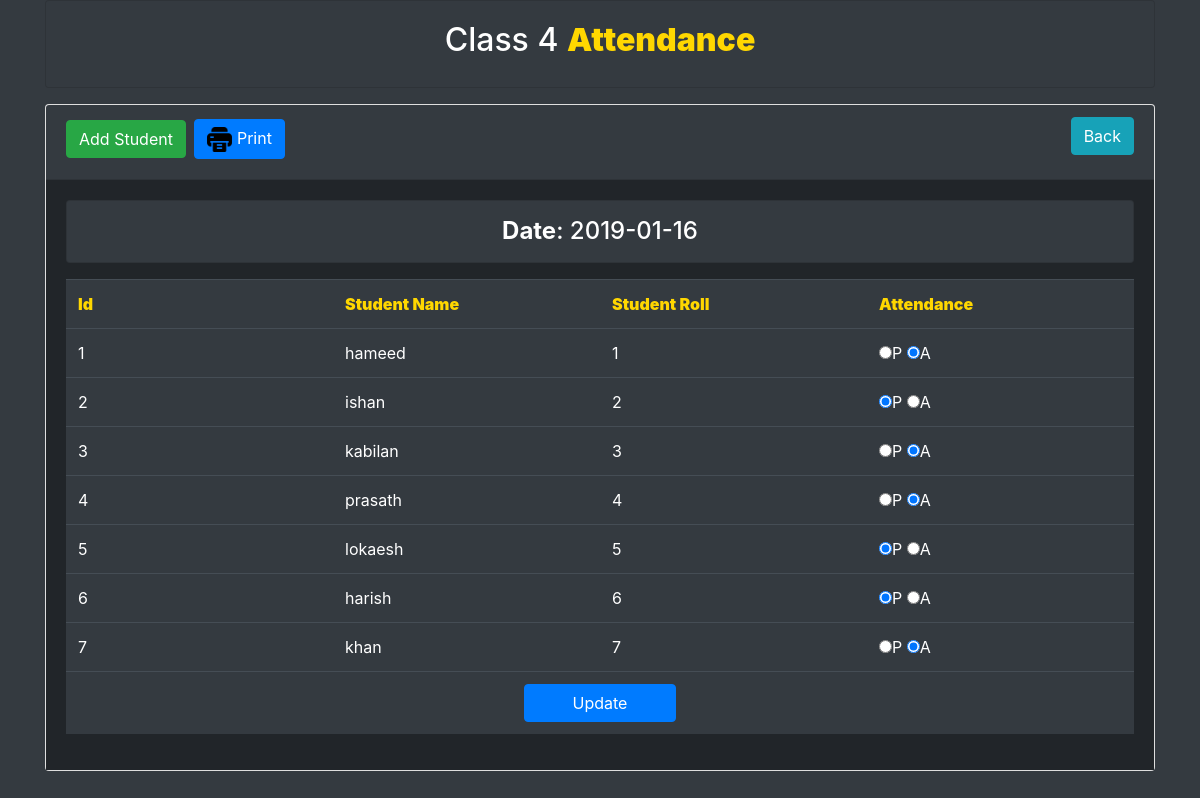
Page /class4/view.php?dt=2019-01-16 on the committed database.
### tables this page shows
CREATE TABLE IF NOT EXISTS `tbl_student3` (
  `id` int(11) NOT NULL AUTO_INCREMENT,
  `name` varchar(255) NOT NULL,
  `roll` int(11) NOT NULL,
  PRIMARY KEY (`id`)
);

CREATE TABLE IF NOT EXISTS `tbl_attendance3` (
  `id` int(11) NOT NULL AUTO_INCREMENT,
  `roll` int(11) NOT NULL,
  `attend` varchar(255) NOT NULL,
  `att_time` date NOT NULL,
  PRIMARY KEY (`id`)
);

### class4/lib/Database.php (called while the page is built, shortened)
<?php
Class Database{
 public $host   = DB_HOST;
 public $user   = DB_USER;
 public $pass   = DB_PASS;
 public $dbname = DB_NAME;
 public $link;
private function connectDB(){
   $this->link = new mysqli($this->host, $this->user, $this->pass,
      $this->dbname);
   }
  public function select($query){
    $result = $this->link->query($query) or
       die($this->link->error.__LINE__);
      if($result->num_rows > 0){
        return $result;
      } else {
        return false;
      }
   }
}

### class4/classes/Student.php (called while the page is built, shortened)
<?php
	$filepath = realpath(dirname(__FILE__));
	include_once ($filepath.'/../lib/Database.php');
	include_once ($filepath.'/../helpers/Format.php');
?>
<?php
class Student{
	private $db;
	private $fm;
	public function __construct(){
		$this->db = new Database();
		$this->fm = new Format();
	}
	public function getAllData($dt){
		$date = $this->fm->validation($dt);
		$date = mysqli_real_escape_string($this->db->link, $date);
		$query = "SELECT tbl_student3.name, tbl_attendance3.*
				FROM tbl_student3
				INNER JOIN tbl_attendance3
				ON tbl_student3.roll = tbl_attendance3.roll
				WHERE att_time = '$date'";
		$result = $this->db->select($query);
		return $result;
	}
}

### class4/helpers/Format.php (called while the page is built)
<?php
class Format{
   public function validation($data){
      $data = trim($data);
      $data = stripcslashes($data);
      $data = htmlspecialchars($data);
      return $data;
   }
}
?>

### class4/view.php (the view, shortened to what this page needs)
<?php
	include "inc/header.php";
	include "classes/Student.php";
	$stu = new Student();
?>
<?php
	$dt = $_GET['dt'];
?>
	<div class="container">
		<div class="card">
			<div class="card-header bg-dark">
				<h2>
					<a class="btn btn-success" href="add.php">Add Student</a>
					<a class="btn btn-info float-right" href="class4.php">Back</a>
					<button class="btn btn-primary hidden-print" onclick="myFunction()"><span class="glyphicon glyphicon-print" aria-hidden="true"></span><img src="../img/printer.png" style="height:25px;width: 25px;"> Print</button>
				</h2>
			</div>
			<div class="card-body" style="background-color:#212529;">
				<div class="card bg-dark text-center mb-3">
					<h4 class="m-0 py-3" style="color:white;"><strong>Date</strong>: <?php echo $dt; ?></h4>
				</div>
				<form action="" method="post">
					<table class="table table-dark table-hover">
						<tr>
							<th width="25%"  style="color:#FFD700;font-weight: 900;">Id</th>
							<th width="25%"  style="color:#FFD700;font-weight: 900;">Student Name</th>
							<th width="25%"  style="color:#FFD700;font-weight: 900;">Student Roll</th>
							<th width="25%"  style="color:#FFD700;font-weight: 900;">Attendance</th>
						</tr>
<?php
	$getstudent = $stu->getAllData($dt);
	if ($getstudent) {
		$i = 0;
		while ($value = $getstudent->fetch_assoc()) {
			$i++;
?>
<tr>
	<td><?php echo $i; ?></td>
	<td><?php echo $value['name']; ?></td>
	<td><?php echo $value['roll']; ?></td>
	<td>
		<input type="radio" name="attend[<?php echo $value['roll']; ?>]" value="present" <?php if($value['attend'] == "present") {echo "checked";} ?>>P
		<input type="radio" name="attend[<?php echo $value['roll']; ?>]" value="absent" <?php if($value['attend'] == "absent") {echo "checked";} ?>>A
	</td>
</tr>
<?php } } ?>
						<tr>
							<td colspan="4" class="text-center">
								<input type="submit" name="submit" class="btn btn-primary px-5" value="Update">
							</td>
						</tr>
					</table>
				</form>
			</div>
		</div>
	</div>

### rows in the picture
tbl_student3: name "hameed", tbl_attendance3.roll "1"
tbl_attendance3: attend "☑"
tbl_student3: name "ishan", tbl_attendance3.roll "2"
tbl_attendance3: attend "☑"
tbl_student3: name "kabilan", tbl_attendance3.roll "3"
tbl_attendance3: attend "☑"
tbl_student3: name "prasath", tbl_attendance3.roll "4"
tbl_attendance3: attend "☑"
tbl_student3: name "lokaesh", tbl_attendance3.roll "5"
tbl_attendance3: attend "☑"
tbl_student3: name "harish", tbl_attendance3.roll "6"
tbl_attendance3: attend "☑"
tbl_student3: name "khan", tbl_attendance3.roll "7"
tbl_attendance3: attend "☑"

### other values in the picture
$dt "2019-01-16"
